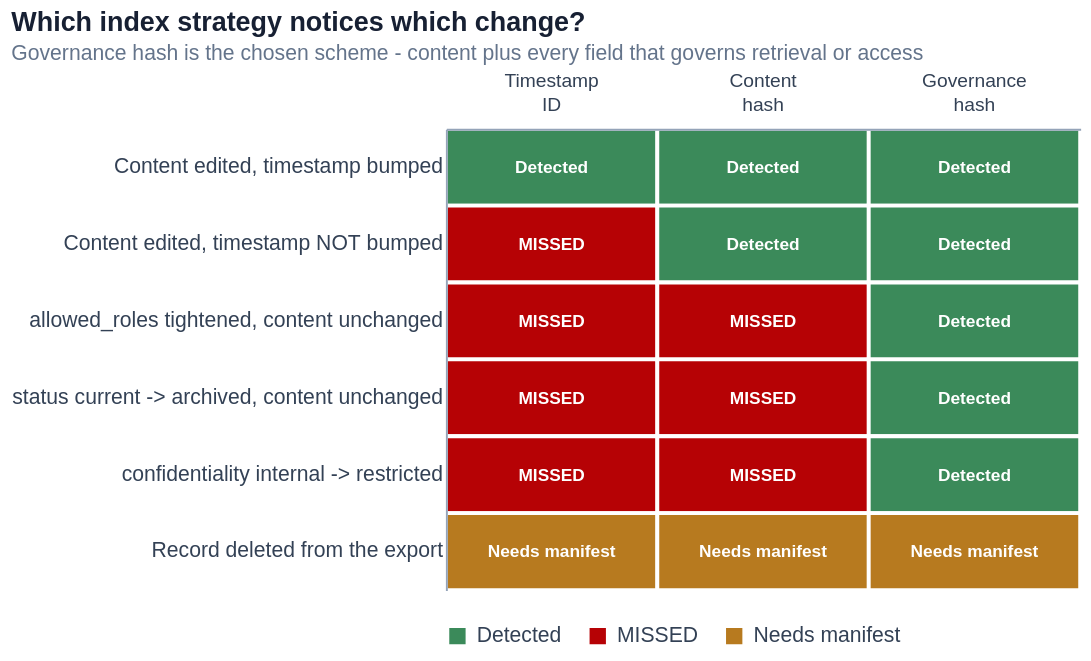

Notebook code cell kept with this figure:
### Code cell
# --- Test the scheme against five kinds of change ------------------------
# WHAT: mutate a record five ways and check which strategies notice.
# WHY:  a stable-ID strategy is a claim about change detection, so it should be
#       TESTED rather than asserted. Three strategies are compared:
#         timestamp   - id derived from occurred_at (the obvious cheap option)
#         content     - hash of body text only
#         governance  - our choice: content + title + roles + confidentiality
#                       + status + timestamp
def timestamp_key(doc):
    return doc.occurred_at.isoformat() if doc.occurred_at else "none"

def content_key(doc):
    return hashlib.sha256(" ".join(doc.content.split()).encode()).hexdigest()[:12]

policy = by_id["DOC-POLICY-401"]          # a document with front-matter governance
slack  = by_id["SLACK-ATLAS-102"]         # a message whose timestamp never moves

SCENARIOS = [
    ("Content edited, timestamp bumped", slack.model_copy(update={
        "content": slack.content + " Additional note.",
        "occurred_at": slack.occurred_at.replace(day=slack.occurred_at.day + 1)}), slack),
    ("Content edited, timestamp NOT bumped", slack.model_copy(update={
        "content": slack.content + " Silently corrected."}), slack),
    ("allowed_roles tightened, content unchanged", policy.model_copy(update={
        "allowed_roles": frozenset({"finance"})}), policy),
    ("status current -> archived, content unchanged", policy.model_copy(update={
        "metadata": {**policy.metadata, "status": "archived"}}), policy),
    ("confidentiality internal -> restricted", policy.model_copy(update={
        "confidentiality": "restricted"}), policy),
]

rows = []
for name, mutated, original in SCENARIOS:
    rows.append({
        "change": name,
        "Timestamp ID":  "Detected" if timestamp_key(mutated) != timestamp_key(original) else "MISSED",
        "Content hash":  "Detected" if content_key(mutated)   != content_key(original)   else "MISSED",
        "Governance hash": "Detected" if revision_fingerprint(mutated) != revision_fingerprint(original) else "MISSED",
    })
# Deletion is detectable by NO id scheme - it needs a manifest diff. Shown so the
# figure does not imply hashing alone is a complete lifecycle strategy.
rows.append({"change": "Record deleted from the export", "Timestamp ID": "Needs manifest",
             "Content hash": "Needs manifest", "Governance hash": "Needs manifest"})

detection = pd.DataFrame(rows)
display(detection)

long = detection.melt(id_vars="change", var_name="strategy", value_name="result")
DETECT_COLORS = {"Detected": COLORS["allow"], "MISSED": COLORS["deny"], "Needs manifest": COLORS["partial"]}
dbase = alt.Chart(long).encode(
    x=alt.X("strategy:N", title=None, sort=list(detection.columns[1:]),
            axis=alt.Axis(orient="top", labelAngle=0, labelFontSize=10,
                          labelExpr="split(datum.label, ' ')", labelPadding=20,
                          grid=False, ticks=False)),
    y=alt.Y("change:N", title=None, sort=list(detection.change),
            axis=alt.Axis(grid=False, ticks=False, labelLimit=290)),
)
fig = (
    dbase.mark_rect(stroke="white", strokeWidth=2).encode(
        color=alt.Color("result:N",
                        scale=alt.Scale(domain=list(DETECT_COLORS), range=list(DETECT_COLORS.values())),
                        legend=alt.Legend(title=None, orient="bottom")),
        tooltip=["change", "strategy", "result"])
    + dbase.mark_text(fontSize=9, fontWeight="bold", color="white").encode(text="result:N")
).properties(width=330, height=240,
             title=alt.TitleParams("Which index strategy notices which change?",
                                   subtitle="Governance hash is the chosen scheme - content plus every field that governs retrieval or access"))
save_chart(fig, "2_2_change_detection",
           caption="A timestamp-based chunk ID misses silent edits. A content-only hash also "
                   "misses front-matter and permission changes - so a record whose access is "
                   "tightened would stay retrievable under its OLD policy. Hashing content plus "
                   "governance metadata catches all five. Deletion is caught by none of them and "
                   "requires a manifest diff.")
fig

### Figure 1 — Vega-Lite specification as saved in the notebook (floating-point values rounded to 4 significant figures)
{"config": {"view": {"stroke": "transparent", "continuousWidth": 520, "continuousHeight": 280}, "axis": {"labelFontSize": 11, "titleFontSize": 12, "grid": true, "gridColor": "#E2E8F0", "domainColor": "#94A3B8", "tickColor": "#94A3B8", "labelColor": "#334155", "titleColor": "#172033"}, "legend": {"labelFontSize": 11, "titleFontSize": 12, "labelColor": "#334155"}, "title": {"fontSize": 14, "anchor": "start", "color": "#172033", "subtitleFontSize": 11, "subtitleColor": "#64748B"}, "range": {"category": ["#4677A8", "#3B8A5A", "#C86445", "#B77A1F", "#7A5AA8", "#5FA8A0"]}}, "layer": [{"mark": {"type": "rect", "stroke": "white", "strokeWidth": 2}, "encoding": {"color": {"field": "result", "legend": {"orient": "bottom", "title": null}, "scale": {"domain": ["Detected", "MISSED", "Needs manifest"], "range": ["#3B8A5A", "#B60205", "#B77A1F"]}, "type": "nominal"}, "tooltip": [{"field": "change", "type": "nominal"}, {"field": "strategy", "type": "nominal"}, {"field": "result", "type": "nominal"}], "x": {"axis": {"grid": false, "labelAngle": 0, "labelExpr": "split(datum.label, ' ')", "labelFontSize": 10, "labelPadding": 20, "orient": "top", "ticks": false}, "field": "strategy", "sort": ["Timestamp ID", "Content hash", "Governance hash"], "title": null, "type": "nominal"}, "y": {"axis": {"grid": false, "labelLimit": 290, "ticks": false}, "field": "change", "sort": ["Content edited, timestamp bumped", "Content edited, timestamp NOT bumped", "allowed_roles tightened, content unchanged", "status current -> archived, content unchanged", "confidentiality internal -> restricted", "Record deleted from the export"], "title": null, "type": "nominal"}}}, {"mark": {"type": "text", "color": "white", "fontSize": 9, "fontWeight": "bold"}, "encoding": {"text": {"field": "result", "type": "nominal"}, "x": {"axis": {"grid": false, "labelAngle": 0, "labelExpr": "split(datum.label, ' ')", "labelFontSize": 10, "labelPadding": 20, "orient": "top", "ticks": false}, "field": "strategy", "sort": ["Timestamp ID", "Content hash", "Governance hash"], "title": null, "type": "nominal"}, "y": {"axis": {"grid": false, "labelLimit": 290, "ticks": false}, "field": "change", "sort": ["Content edited, timestamp bumped", "Content edited, timestamp NOT bumped", "allowed_roles tightened, content unchanged", "status current -> archived, content unchanged", "confidentiality internal -> restricted", "Record deleted from the export"], "title": null, "type": "nominal"}}}], "data": {"name": "data-b278bfb64ccde6a4f2423cdefc3b9169"}, "height": 240, "title": {"text": "Which index strategy notices which change?", "subtitle": "Governance hash is the chosen scheme - content plus every field that governs retrieval or access"}, "width": 330, "$schema": "https://vega.github.io/schema/vega-lite/v6.4.1.json", "datasets": {"data-b278bfb64ccde6a4f2423cdefc3b9169": [{"change": "Content edited, timestamp bumped", "strategy": "Timestamp ID", "result": "Detected"}, {"change": "Content edited, timestamp NOT bumped", "strategy": "Timestamp ID", "result": "MISSED"}, {"change": "allowed_roles tightened, content unchanged", "strategy": "Timestamp ID", "result": "MISSED"}, {"change": "status current -> archived, content unchanged", "strategy": "Timestamp ID", "result": "MISSED"}, {"change": "confidentiality internal -> restricted", "strategy": "Timestamp ID", "result": "MISSED"}, {"change": "Record deleted from the export", "strategy": "Timestamp ID", "result": "Needs manifest"}, {"change": "Content edited, timestamp bumped", "strategy": "Content hash", "result": "Detected"}, {"change": "Content edited, timestamp NOT bumped", "strategy": "Content hash", "result": "Detected"}, {"change": "allowed_roles tightened, content unchanged", "strategy": "Content hash", "result": "MISSED"}, {"change": "status current -> archived, content unchanged", "strategy": "Content hash", "result": "MISSED"}, {"change": "confidentiality internal -> restricted", "strategy": "Content hash", "result": "MISSED"}, {"change": "Record deleted from the export", "strategy": "Content hash", "result": "Needs manifest"}, {"change": "Content edited, timestamp bumped", "strategy": "Governance hash", "result": "Detected"}, {"change": "Content edited, timestamp NOT bumped", "strategy": "Governance hash", "result": "Detected"}, {"change": "allowed_roles tightened, content unchanged", "strategy": "Governance hash", "result": "Detected"}, {"change": "status current -> archived, content unchanged", "strategy": "Governance hash", "result": "Detected"}, {"change": "confidentiality internal -> restricted", "strategy": "Governance hash", "result": "Detected"}, {"change": "Record deleted from the export", "strategy": "Governance hash", "result": "Needs manifest"}]}}
